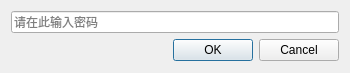
<?xml version="1.0" encoding="UTF-8"?>
<ui version="4.0">
 <class>AuthentucationWin</class>
 <widget class="QDialog" name="AuthentucationWin">
  <property name="geometry">
   <rect>
    <x>0</x>
    <y>0</y>
    <width>350</width>
    <height>73</height>
   </rect>
  </property>
  <property name="windowTitle">
   <string>Dialog</string>
  </property>
  <property name="locale">
   <locale language="English" country="UnitedStates"/>
  </property>
  <layout class="QVBoxLayout" name="verticalLayout">
   <item>
    <widget class="QLineEdit" name="lineEdit_password">
     <property name="echoMode">
      <enum>QLineEdit::Password</enum>
     </property>
     <property name="placeholderText">
      <string>请在此输入密码</string>
     </property>
    </widget>
   </item>
   <item>
    <widget class="QDialogButtonBox" name="buttonBox">
     <property name="orientation">
      <enum>Qt::Horizontal</enum>
     </property>
     <property name="standardButtons">
      <set>QDialogButtonBox::Cancel|QDialogButtonBox::Ok</set>
     </property>
    </widget>
   </item>
  </layout>
 </widget>
 <resources/>
 <connections>
  <connection>
   <sender>buttonBox</sender>
   <signal>accepted()</signal>
   <receiver>AuthentucationWin</receiver>
   <slot>accept()</slot>
   <hints>
    <hint type="sourcelabel">
     <x>248</x>
     <y>254</y>
    </hint>
    <hint type="destinationlabel">
     <x>157</x>
     <y>274</y>
    </hint>
   </hints>
  </connection>
  <connection>
   <sender>buttonBox</sender>
   <signal>rejected()</signal>
   <receiver>AuthentucationWin</receiver>
   <slot>reject()</slot>
   <hints>
    <hint type="sourcelabel">
     <x>316</x>
     <y>260</y>
    </hint>
    <hint type="destinationlabel">
     <x>286</x>
     <y>274</y>
    </hint>
   </hints>
  </connection>
 </connections>
</ui>
